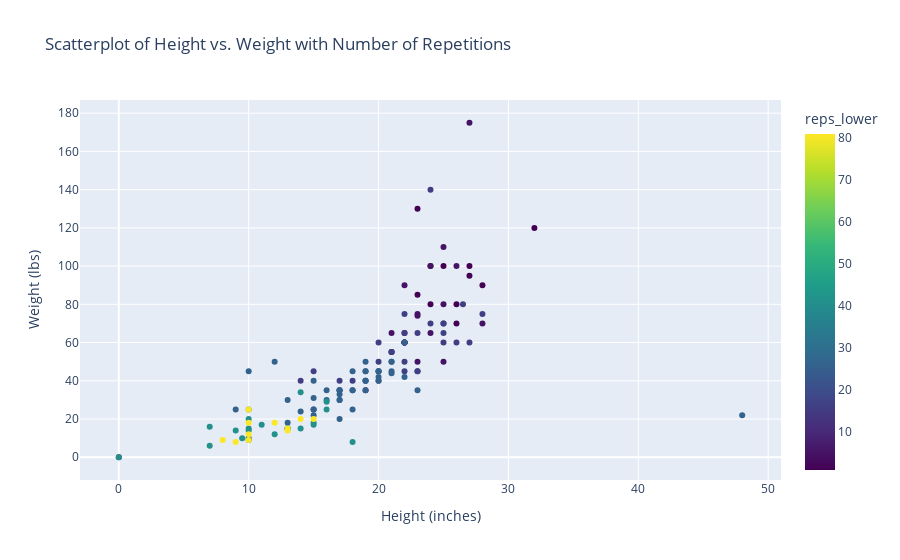

Notebook code for this chart:
### Code cell
# Create a scatterplot of height vs. weight with number of repetitions as color
scatterplot = px.scatter(dogs_df, x="height_low_inches", y="weight_low_lbs", color="reps_lower",
                         title="Scatterplot of Low Height vs. Weight with Number of Repetitions",
                         labels={"height_low_inches": "Height (inches)", "weight_low_lbs": "Weight (lbs)"},
                         color_continuous_scale="Viridis",
                         hover_name="breed")

# Show the scatterplot
scatterplot.show()

### Figure 1 — Plotly figure (JSON) as saved in the notebook; plotly's stock layout.template omitted (floating-point values rounded to 4 significant figures; data arrays with more than 128 entries replaced by an {"elided": "..."} marker saying what was removed)
{"data": [{"hovertemplate": "<b>%{hovertext}</b><br><br>Height (inches)=%{x}<br>Weight (lbs)=%{y}<br>reps_lower=%{marker.color}<extra></extra>", "hovertext": {"elided": "136 str values"}, "legendgroup": "", "marker": {"color": {"elided": "136 int values"}, "coloraxis": "coloraxis", "symbol": "circle"}, "mode": "markers", "name": "", "orientation": "v", "showlegend": false, "type": "scatter", "x": {"elided": "136 float values"}, "xaxis": "x", "y": {"elided": "136 int values"}, "yaxis": "y"}], "layout": {"coloraxis": {"colorbar": {"title": {"text": "reps_lower"}}, "colorscale": [[0, "#440154"], [0.1111, "#482878"], [0.2222, "#3e4989"], [0.3333, "#31688e"], [0.4444, "#26828e"], [0.5556, "#1f9e89"], [0.6667, "#35b779"], [0.7778, "#6ece58"], [0.8889, "#b5de2b"], [1, "#fde725"]]}, "legend": {"tracegroupgap": 0}, "title": {"text": "Scatterplot of Height vs. Weight with Number of Repetitions"}, "xaxis": {"anchor": "y", "domain": [0, 1], "title": {"text": "Height (inches)"}}, "yaxis": {"anchor": "x", "domain": [0, 1], "title": {"text": "Weight (lbs)"}}}}
